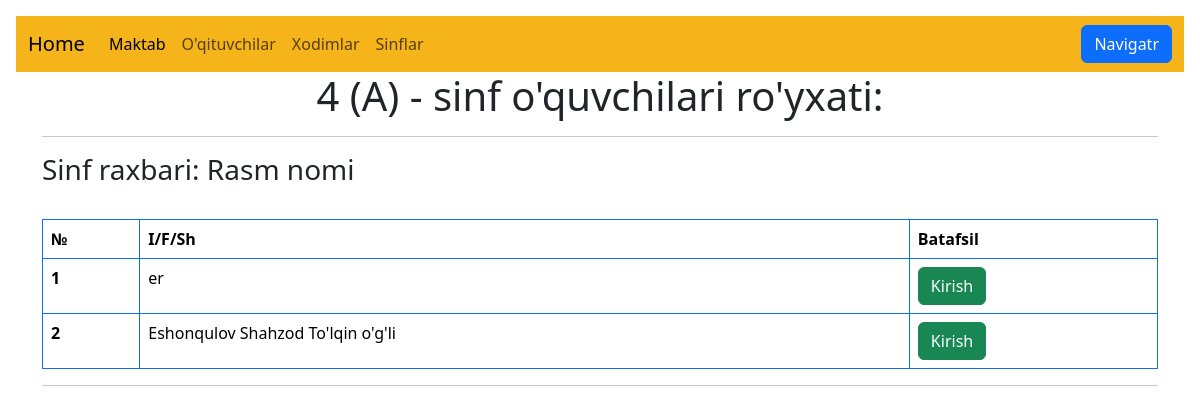
Screenshot of /student/list-s/2/ (signed in) with the database file from the repository.
### student/models.py (models this page shows, shortened)
class Students(models.Model):
    name = models.CharField(max_length=55)
    class_name = models.ForeignKey(
        ClassName,
        on_delete=models.CASCADE,
        related_name='students',
        verbose_name='Sinf'
    )
    name_father = models.CharField(max_length=55, verbose_name="Otasining ismi")
    name_mom = models.CharField(max_length=55, verbose_name="Onasining ismi")
    phone_father = models.CharField(max_length=17, default='+998', verbose_name="Otasi telefon raqami")
    phone_mom = models.CharField(max_length=17, default='+998', verbose_name="Onasi telefon raqami")
    photo = models.ImageField(default="/media/about1.jpg", upload_to='images/', blank=True)
    author = models.ForeignKey(
        get_user_model(),
        on_delete=models.CASCADE,
    )

class ClassName(models.Model):
    name = models.CharField(max_length=3, unique=True, verbose_name="Sinf Nomi")
    class_id = models.IntegerField()
    class_letter = models.CharField(blank=True, max_length=1)
    class_teacher = models.ForeignKey(
        'Teachers',
        on_delete=models.SET_NULL,
        null=True,
        blank=True,
        related_name='class_groups',
        verbose_name='Sinf Rahbari'
    )

class Teachers(models.Model):
    name = models.CharField(max_length=55)
    position = models.CharField(max_length=30)
    phone = models.CharField(max_length=17, default='+998')
    working_time = models.IntegerField(blank=True)
    level = models.CharField(max_length=15, default="bo'sh", blank=True)
    photo = models.ImageField(default="/media/about1.jpg", upload_to='images/', blank=True)
    author = models.ForeignKey(
        get_user_model(),
        on_delete=models.CASCADE,
    )
    def __str__(self):
        return self.name

### student/views.py (the view)
# urls.py: path('list-s/<int:pk>/', StudentsListView.as_view(), name='students_list'),
class StudentsListView(LoginRequiredMixin, ListView):
    model = Students
    template_name = 'students_list.html'
    context_object_name = 'students_list'
    def get_queryset(self):
        return Students.objects.filter(class_name_id=self.kwargs['pk'])

### templates/students_list.html (shortened to what this page needs)
{% extends 'base2.html' %}
{% load static %}
{% block content %}
<div align="center">
    <h1>{{ students_list.0.class_name.class_id }} ({{ students_list.0.class_name.class_letter }}) - sinf o'quvchilari ro'yxati:</h1>
</div>
<hr>
<h3>Sinf raxbari: {{ students_list.0.class_name.class_teacher }}</h3>
<br>
<table class="table table-bordered border-primary">
    <thead>
        <tr>
            <th scope="col">&#8470;</th>
            <th scope="col">I/F/Sh</th>
            <th scope="col">Batafsil</th>
        </tr>
    </thead>
    <tbody>
        {% for student in students_list %}
        <tr>
            <th scope="row">{{ forloop.counter }}</th>
            <td>{{ student.name }}</td>
            <td>
                <a href="{% url 'students_detail' student.pk %}">
                    <button type="button" class="btn btn-success">Kirish</button>
                </a>
            </td>
        </tr>
        {% endfor %}
    </tbody>
</table>
<hr>
{% endblock content %}

### rows the page displays
Students: class_name.class_id "4", class_name.class_letter "A", class_name.name "Rasm nomi", name "er"
Students: name "Eshonqulov Shahzod To'lqin o'g'li"
